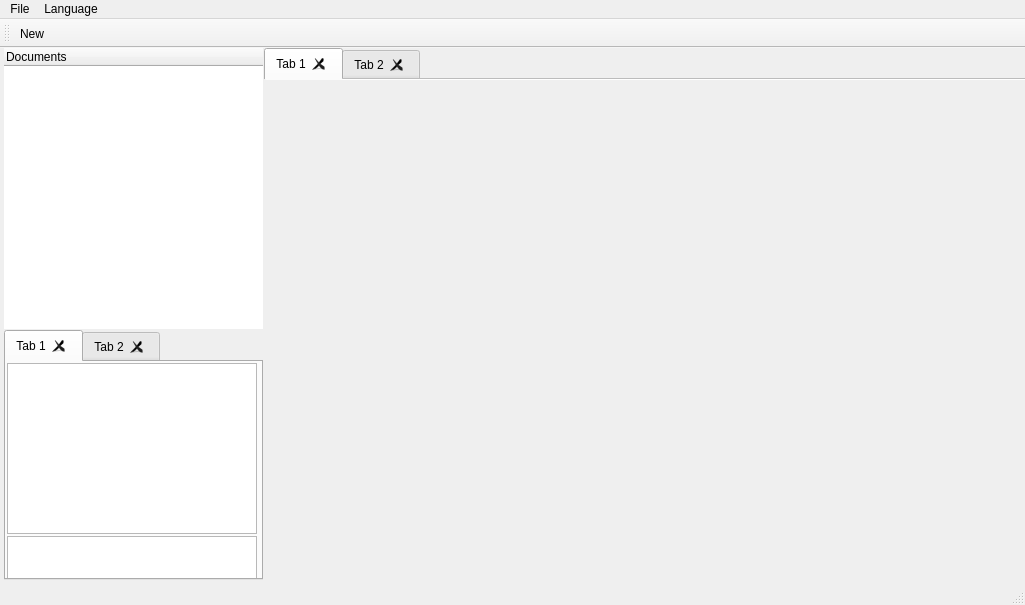
<?xml version="1.0" encoding="UTF-8"?>
<ui version="4.0">
 <class>ConferoClass</class>
 <widget class="QMainWindow" name="ConferoClass">
  <property name="geometry">
   <rect>
    <x>0</x>
    <y>0</y>
    <width>1025</width>
    <height>605</height>
   </rect>
  </property>
  <property name="windowTitle">
   <string>Confero</string>
  </property>
  <widget class="QWidget" name="centralWidget">
   <widget class="QTabWidget" name="tabWidget">
    <property name="geometry">
     <rect>
      <x>264</x>
      <y>0</y>
      <width>761</width>
      <height>541</height>
     </rect>
    </property>
    <property name="currentIndex">
     <number>0</number>
    </property>
    <property name="documentMode">
     <bool>true</bool>
    </property>
    <property name="tabsClosable">
     <bool>true</bool>
    </property>
    <property name="movable">
     <bool>true</bool>
    </property>
    <widget class="QWidget" name="tab">
     <attribute name="title">
      <string>Tab 1</string>
     </attribute>
     <widget class="QsciScintilla" name="textEdit">
      <property name="geometry">
       <rect>
        <x>0</x>
        <y>0</y>
        <width>761</width>
        <height>508</height>
       </rect>
      </property>
      <property name="toolTip">
       <string/>
      </property>
      <property name="whatsThis">
       <string/>
      </property>
     </widget>
    </widget>
    <widget class="QWidget" name="tab_2">
     <attribute name="title">
      <string>Tab 2</string>
     </attribute>
    </widget>
   </widget>
   <widget class="QTreeWidget" name="treeWidget">
    <property name="geometry">
     <rect>
      <x>4</x>
      <y>0</y>
      <width>259</width>
      <height>281</height>
     </rect>
    </property>
    <property name="frameShape">
     <enum>QFrame::NoFrame</enum>
    </property>
    <property name="uniformRowHeights">
     <bool>true</bool>
    </property>
    <property name="expandsOnDoubleClick">
     <bool>true</bool>
    </property>
    <column>
     <property name="text">
      <string notr="true">Documents</string>
     </property>
    </column>
   </widget>
   <widget class="QTabWidget" name="tabWidget_2">
    <property name="geometry">
     <rect>
      <x>4</x>
      <y>282</y>
      <width>259</width>
      <height>250</height>
     </rect>
    </property>
    <property name="tabsClosable">
     <bool>true</bool>
    </property>
    <property name="movable">
     <bool>true</bool>
    </property>
    <widget class="QWidget" name="tab_3">
     <attribute name="title">
      <string>Tab 1</string>
     </attribute>
     <widget class="QTextEdit" name="textEdit_2">
      <property name="geometry">
       <rect>
        <x>1</x>
        <y>1</y>
        <width>250</width>
        <height>171</height>
       </rect>
      </property>
      <property name="readOnly">
       <bool>true</bool>
      </property>
     </widget>
     <widget class="QTextEdit" name="textEdit_3">
      <property name="geometry">
       <rect>
        <x>1</x>
        <y>174</y>
        <width>250</width>
        <height>45</height>
       </rect>
      </property>
     </widget>
    </widget>
    <widget class="QWidget" name="tab_4">
     <attribute name="title">
      <string>Tab 2</string>
     </attribute>
    </widget>
   </widget>
  </widget>
  <widget class="QStatusBar" name="statusBar"/>
  <widget class="QMenuBar" name="menuBar">
   <property name="geometry">
    <rect>
     <x>0</x>
     <y>0</y>
     <width>1025</width>
     <height>20</height>
    </rect>
   </property>
   <widget class="QMenu" name="menuFile">
    <property name="title">
     <string>File</string>
    </property>
    <addaction name="actionQuit"/>
   </widget>
   <widget class="QMenu" name="menuLanguage">
    <property name="title">
     <string>Language</string>
    </property>
    <addaction name="actionBash"/>
    <addaction name="actionBatch"/>
    <addaction name="actionCMake"/>
    <addaction name="actionC"/>
    <addaction name="actionC_2"/>
    <addaction name="actionCSS"/>
    <addaction name="actionD"/>
    <addaction name="actionDiff"/>
    <addaction name="actionFortran"/>
    <addaction name="actionFortran77"/>
    <addaction name="actionHTML"/>
    <addaction name="actionIDL"/>
    <addaction name="actionJava"/>
    <addaction name="actionJavaScript"/>
    <addaction name="actionLua"/>
    <addaction name="actionMakefile"/>
    <addaction name="actionPascal"/>
    <addaction name="actionPerl"/>
    <addaction name="actionPostScript"/>
    <addaction name="actionPOV"/>
    <addaction name="actionProperties"/>
    <addaction name="actionPython"/>
    <addaction name="actionRuby"/>
    <addaction name="actionSpice"/>
    <addaction name="actionSQL"/>
    <addaction name="actionTCL"/>
    <addaction name="actionTeX"/>
    <addaction name="actionVerilog"/>
    <addaction name="actionVHDL"/>
    <addaction name="actionXML"/>
    <addaction name="actionYAML"/>
    <addaction name="actionNone"/>
   </widget>
   <addaction name="menuFile"/>
   <addaction name="menuLanguage"/>
  </widget>
  <widget class="QToolBar" name="toolBar">
   <property name="windowTitle">
    <string>toolBar</string>
   </property>
   <property name="allowedAreas">
    <set>Qt::TopToolBarArea</set>
   </property>
   <attribute name="toolBarArea">
    <enum>TopToolBarArea</enum>
   </attribute>
   <attribute name="toolBarBreak">
    <bool>false</bool>
   </attribute>
   <addaction name="actionNew"/>
  </widget>
  <action name="actionQuit">
   <property name="text">
    <string>Quit</string>
   </property>
  </action>
  <action name="actionNew">
   <property name="text">
    <string>New</string>
   </property>
  </action>
  <action name="actionBold">
   <property name="checkable">
    <bool>true</bool>
   </property>
   <property name="text">
    <string>Bold</string>
   </property>
  </action>
  <action name="actionItalic">
   <property name="checkable">
    <bool>true</bool>
   </property>
   <property name="text">
    <string>Italic</string>
   </property>
  </action>
  <action name="actionUnderline">
   <property name="checkable">
    <bool>true</bool>
   </property>
   <property name="text">
    <string>Underline</string>
   </property>
  </action>
  <action name="actionBash">
   <property name="text">
    <string>Bash</string>
   </property>
  </action>
  <action name="actionBatch">
   <property name="text">
    <string>Batch</string>
   </property>
  </action>
  <action name="actionCMake">
   <property name="text">
    <string>CMake</string>
   </property>
  </action>
  <action name="actionC">
   <property name="text">
    <string>C++</string>
   </property>
  </action>
  <action name="actionC_2">
   <property name="text">
    <string>C#</string>
   </property>
  </action>
  <action name="actionCSS">
   <property name="text">
    <string>CSS</string>
   </property>
  </action>
  <action name="actionD">
   <property name="text">
    <string>D</string>
   </property>
  </action>
  <action name="actionDiff">
   <property name="text">
    <string>Diff</string>
   </property>
  </action>
  <action name="actionFortran">
   <property name="text">
    <string>Fortran</string>
   </property>
  </action>
  <action name="actionFortran77">
   <property name="text">
    <string>Fortran77</string>
   </property>
  </action>
  <action name="actionHTML">
   <property name="text">
    <string>HTML</string>
   </property>
  </action>
  <action name="actionIDL">
   <property name="text">
    <string>IDL</string>
   </property>
  </action>
  <action name="actionJava">
   <property name="text">
    <string>Java</string>
   </property>
  </action>
  <action name="actionJavaScript">
   <property name="text">
    <string>JavaScript</string>
   </property>
  </action>
  <action name="actionLua">
   <property name="text">
    <string>Lua</string>
   </property>
  </action>
  <action name="actionMakefile">
   <property name="text">
    <string>Makefile</string>
   </property>
  </action>
  <action name="actionPascal">
   <property name="text">
    <string>Pascal</string>
   </property>
  </action>
  <action name="actionPerl">
   <property name="text">
    <string>Perl</string>
   </property>
  </action>
  <action name="actionPostScript">
   <property name="text">
    <string>PostScript</string>
   </property>
  </action>
  <action name="actionPOV">
   <property name="text">
    <string>POV</string>
   </property>
  </action>
  <action name="actionProperties">
   <property name="text">
    <string>Properties</string>
   </property>
  </action>
  <action name="actionPython">
   <property name="text">
    <string>Python</string>
   </property>
  </action>
  <action name="actionRuby">
   <property name="text">
    <string>Ruby</string>
   </property>
  </action>
  <action name="actionSpice">
   <property name="text">
    <string>Spice</string>
   </property>
  </action>
  <action name="actionSQL">
   <property name="text">
    <string>SQL</string>
   </property>
  </action>
  <action name="actionTCL">
   <property name="text">
    <string>TCL</string>
   </property>
  </action>
  <action name="actionTeX">
   <property name="text">
    <string>TeX</string>
   </property>
  </action>
  <action name="actionVerilog">
   <property name="text">
    <string>Verilog</string>
   </property>
  </action>
  <action name="actionVHDL">
   <property name="text">
    <string>VHDL</string>
   </property>
  </action>
  <action name="actionXML">
   <property name="text">
    <string>XML</string>
   </property>
  </action>
  <action name="actionYAML">
   <property name="text">
    <string>YAML</string>
   </property>
  </action>
  <action name="actionNone">
   <property name="text">
    <string>None</string>
   </property>
  </action>
 </widget>
 <layoutdefault spacing="6" margin="11"/>
 <customwidgets>
  <customwidget>
   <class>QsciScintilla</class>
   <extends>QFrame</extends>
   <header>Qsci/qsciscintilla.h</header>
   <container>1</container>
  </customwidget>
 </customwidgets>
 <resources>
 </resources>
 <connections/>
</ui>
